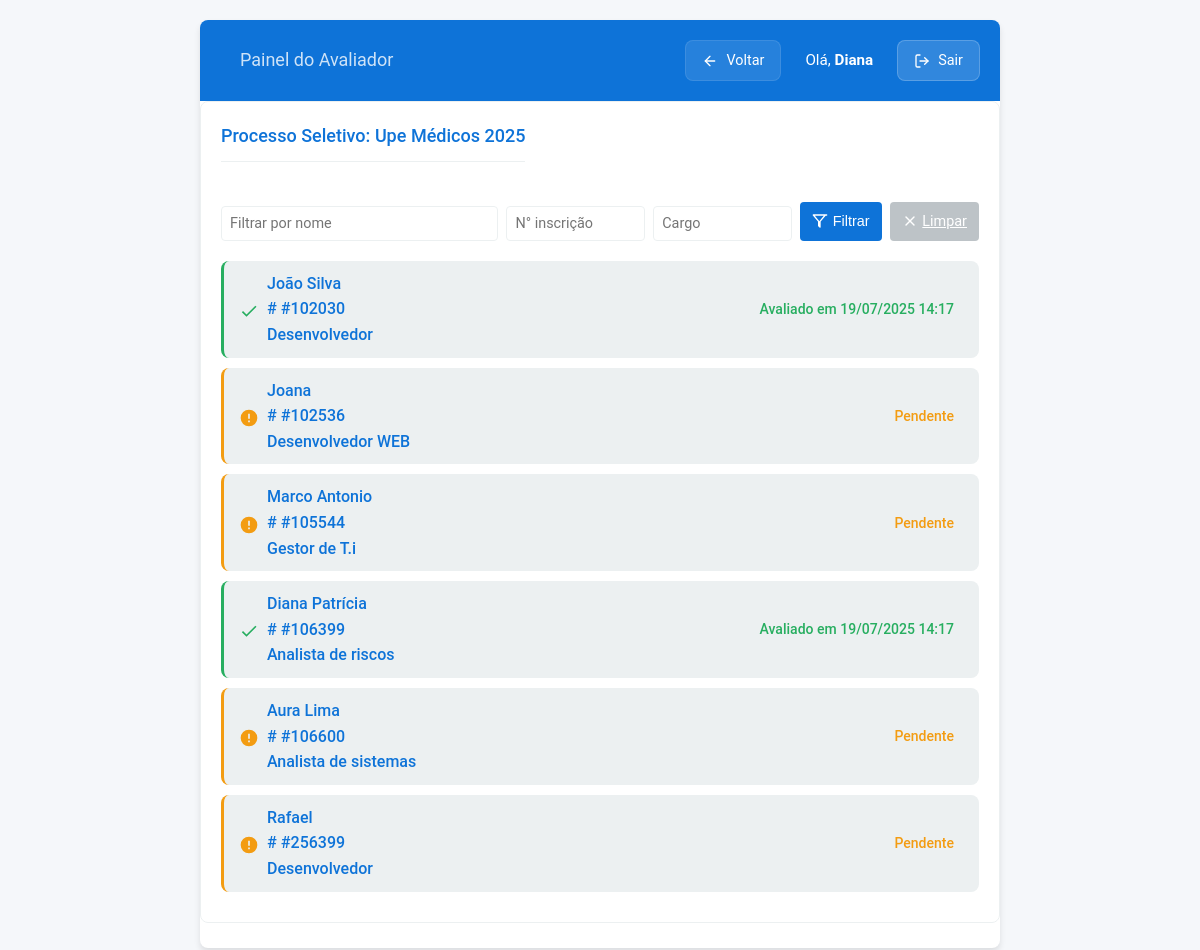
Before: /painel/2/ (signed in) with the older database file.
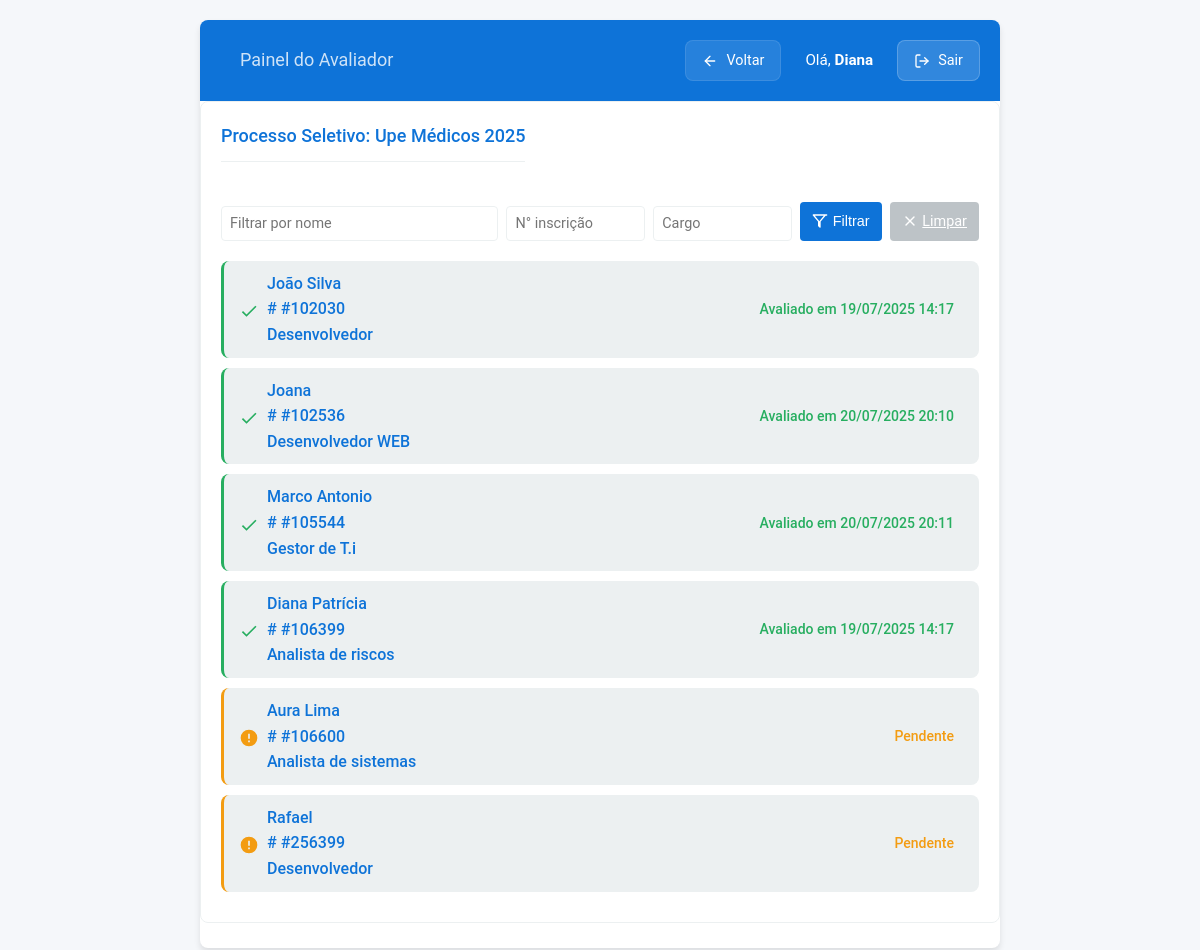
After: the same page with the newer database file.
### analise_curricular/models.py (models this page shows, shortened)
class Selecao(models.Model):
    nome = models.CharField(max_length=200, unique=True, verbose_name="Nome da Seleção")
    descricao = models.TextField(blank=True, verbose_name="Descrição")
    ativa = models.BooleanField(default=True, verbose_name="Ativa para Avaliação")
    class Meta:
        verbose_name = "Seleção"
        verbose_name_plural = "Seleções"
        ordering = ['nome']

class Candidato(models.Model):
    SIM_NAO_CHOICES = [
        ('Sim', 'Sim'),
        ('Nao', 'Não'),
    ]
    selecao = models.ForeignKey(
        Selecao,
        on_delete=models.SET_NULL,
        null=True,
        blank=True,
        related_name='candidatos_da_selecao',
        verbose_name="Seleção"
    )
    nome = models.CharField(max_length=255, verbose_name="Nome do Candidato")
    inscricao = models.CharField(max_length=50, unique=True, verbose_name="Número de Inscrição")
    cargo = models.CharField(max_length=100, verbose_name="Cargo/Função")
    pontuacao = models.IntegerField(
        default=0,
        verbose_name="Pontuação"
    )
    data_importacao = models.DateField(
        auto_now_add=True,
        verbose_name="Data da Importação"
    )
    data_analisado = models.DateTimeField(
        null=True,
        blank=True
    )
    avaliador_analise = models.ForeignKey(
        User,
        null=True,
        blank=True,
        on_delete=models.SET_NULL,
        related_name='avaliacoes_feitas'
    )
    analisado = models.BooleanField(
        default=False,
        verbose_name="Analisado"
    )
    respostas_dinamicas = JSONField(default=dict, blank=True, null=True)
    declarou_deficiencia = models.CharField(
        max_length=3,
        choices=SIM_NAO_CHOICES,
        default='Nao', # Valor padrão, pode ser ajustado
        verbose_name="Declarou que possui deficiência?"
    )
    tipo_deficiencia = models.TextField(
        blank=True,
        null=True,
        verbose_name="Tipo de Deficiência"
    )
    class Meta:
        verbose_name = "Candidato"
        verbose_name_plural = "Candidatos"
        ordering = ['nome', 'cargo']

### analise_curricular/views.py (the view)
# urls.py: path('painel/<int:selecao_id>/', views.painel_avaliador, name='painel_avaliador'),
@login_required
def painel_avaliador(request, selecao_id):
    selecao = get_object_or_404(Selecao, pk=selecao_id)
    candidatos = Candidato.objects.filter(selecao=selecao).order_by('inscricao')
    nome_filtro = request.GET.get('nome_filtro')
    inscricao_filtro = request.GET.get('inscricao')
    cargo_filtro = request.GET.get('cargo')
    if nome_filtro:
        candidatos = candidatos.filter(nome__icontains=nome_filtro)
    if inscricao_filtro:
        inscricao_limpa = ''.join(c for c in inscricao_filtro if c.isdigit())
        candidatos = candidatos.filter(inscricao__endswith=inscricao_limpa)
    if cargo_filtro:
        candidatos = candidatos.filter(cargo__icontains=cargo_filtro)
    context = {
        'selecao': selecao,
        'candidatos': candidatos,
        'todos_avaliados': not candidatos.filter(analisado=False).exists()
    }
    return render(request, 'Registration/painel_avaliador.html', context)

### analise_curricular/templates/Registration/painel_avaliador.html (shortened to what this page needs)
{% load static %}
<!DOCTYPE html>
<html lang="pt-br">
<head>
    <link rel="stylesheet" href="{% static 'CSS/style.css' %}">
</head>
<body>
    <div class="app-container">
        <header class="app-header">
            <div class="header-content">
                <h1>
                    <span class="selection-name">Painel do Avaliador</span>
                </h1>
             <div class="user-info">
    <a href="{% url 'selecionar_selecao' %}" class="back-button">
        <svg xmlns="http://www.w3.org/2000/svg" width="16" height="16" viewBox="0 0 24 24" fill="none" stroke="currentColor" stroke-width="2" stroke-linecap="round" stroke-linejoin="round">
            <path d="M19 12H5"></path>
            <path d="M12 19l-7-7 7-7"></path>
        </svg>
        Voltar
    </a>
    <span class="welcome-message">Olá, <strong>{{ request.user.username }}</strong></span>
    <a href="{% url 'logout' %}" class="logout-button">
        Sair
    </a>
</div>
            </div>
        </header>
        <main class="main-content">
            <section class="evaluation-section">
                <div class="section-header">
                    <h2 class="section-title">
                        Processo Seletivo: {{ selecao.nome }}
                    </h2>
                    <div class="candidate-counter">
                    </div>
                </div>
                <form method="get" class="filter-form compact">
                <div class="filter-grid">
                    <div class="filter-group">
                        <input type="text" id="nome_filtro" name="nome_filtro" value="{{ request.GET.nome_filtro }}" placeholder="Filtrar por nome">
                    </div>
                    <div class="filter-group">
                    <input type="text"
                        id="inscricao"
                        name="inscricao"
                        value="{{ request.GET.inscricao|default:''|slice:'2:' }}"
                        placeholder="N° inscrição"
                        oninput="this.value = this.value.replace(/\D/g, '')">
                    </div>
                    <div class="filter-group">
                        <input type="text" id="cargo" name="cargo" value="{{ request.GET.cargo }}" placeholder="Cargo">
                    </div>
                    <div class="filter-actions">
                        <button type="submit" class="filter-button" title="Aplicar filtros">
                            <svg xmlns="http://www.w3.org/2000/svg" width="16" height="16" viewBox="0 0 24 24" fill="none" stroke="currentColor" stroke-width="2" stroke-linecap="round" stroke-linejoin="round">
                                <polygon points="22 3 2 3 10 12.46 10 19.19 12 21.19 12 12.46 20 3"></polygon>
                            </svg>
                            <span class="mobile-hidden">Filtrar</span>
                        </button>
                        <a href="{% url 'painel_avaliador' selecao.id %}" class="filter-button neutral" title="Limpar filtros">
                            <svg xmlns="http://www.w3.org/2000/svg" width="16" height="16" viewBox="0 0 24 24" fill="none" stroke="currentColor" stroke-width="2" stroke-linecap="round" stroke-linejoin="round">
                                <line x1="18" y1="6" x2="6" y2="18"></line>
                                <line x1="6" y1="6" x2="18" y2="18"></line>
                            </svg>
                            <span class="mobile-hidden">Limpar</span>
                        </a>
                    </div>
                </div>
            </form>
              <div class="candidates-container">
                {% if candidatos %}
                    <ul class="document-list">
                        {% for candidato in candidatos %}
                            <li class="candidate-item {% if candidato.analisado %}evaluated{% else %}pending{% endif %}">
                                <a href="{% url 'analisar_candidato' candidato.id %}" class="document-link">
                                    <span class="document-icon">
                                        {% if candidato.analisado %}
                                            <svg width="20" height="20" viewBox="0 0 24 24">
                                                <path fill="var(--success-color)" d="M9 16.17L4.83 12l-1.42 1.41L9 19 21 7l-1.41-1.41L9 16.17z"/>
                                            </svg>
                                        {% else %}
                                            <svg width="20" height="20" viewBox="0 0 24 24">
                                                <path fill="var(--warning-color)" d="M13 13h-2V7h2m0 10h-2v-2h2m-1-13a10 10 0 0 0-10 10 10 10 0 0 0 10 10 10 10 0 0 0 10-10 10 10 0 0 0-10-10z"/>
                                            </svg>
                                        {% endif %}
                                    </span>
                                    <div class="candidate-info">
                                        <span class="candidate-name">{{ candidato.nome }}</span>
                                        <div class="candidate-meta">
                                            <span class="candidate-inscription">#{{ candidato.inscricao }}</span>
                                            <span class="candidate-position">{{ candidato.cargo }}</span>
                                        </div>
                                    </div>
                                    <span class="status-text">
                                        {% if candidato.analisado %}
                                            Avaliado em {{ candidato.data_analisado|date:"d/m/Y H:i" }}
                                        {% else %}
                                            Pendente
                                        {% endif %}
                                    </span>
                                </a>
                            </li>
                        {% endfor %}
                    </ul>
                {% endif %}
            </div>
            </section>
        </main>
    </div>
</body>
</html>

Changed rows visible on the page:
changed Candidato "Joana": data_analisado (not shown) → "20/07/2025 20:10"; analisado "Pendente" → "Avaliado em"
changed Candidato "Marco Antonio": data_analisado (not shown) → "20/07/2025 20:11"; analisado "Pendente" → "Avaliado em"
